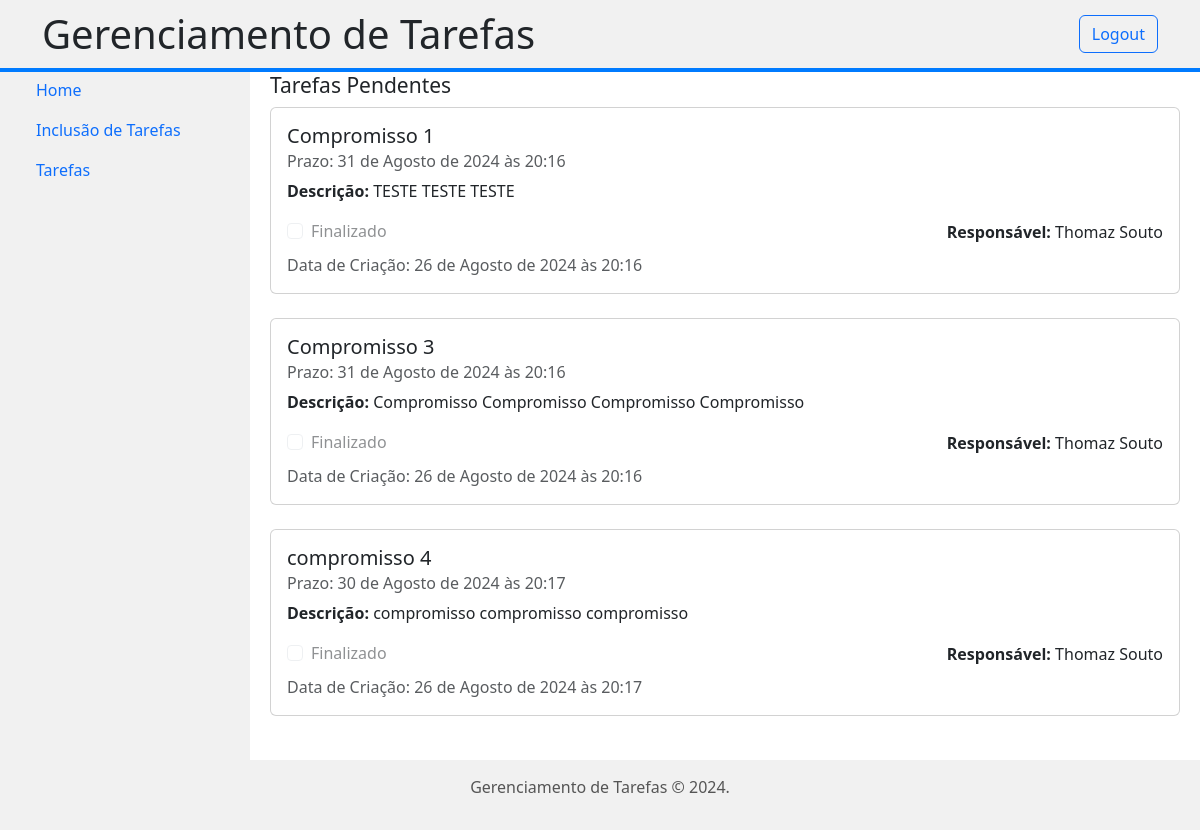
The page /tasks/pendentes/ (signed in) on the database as committed earlier.
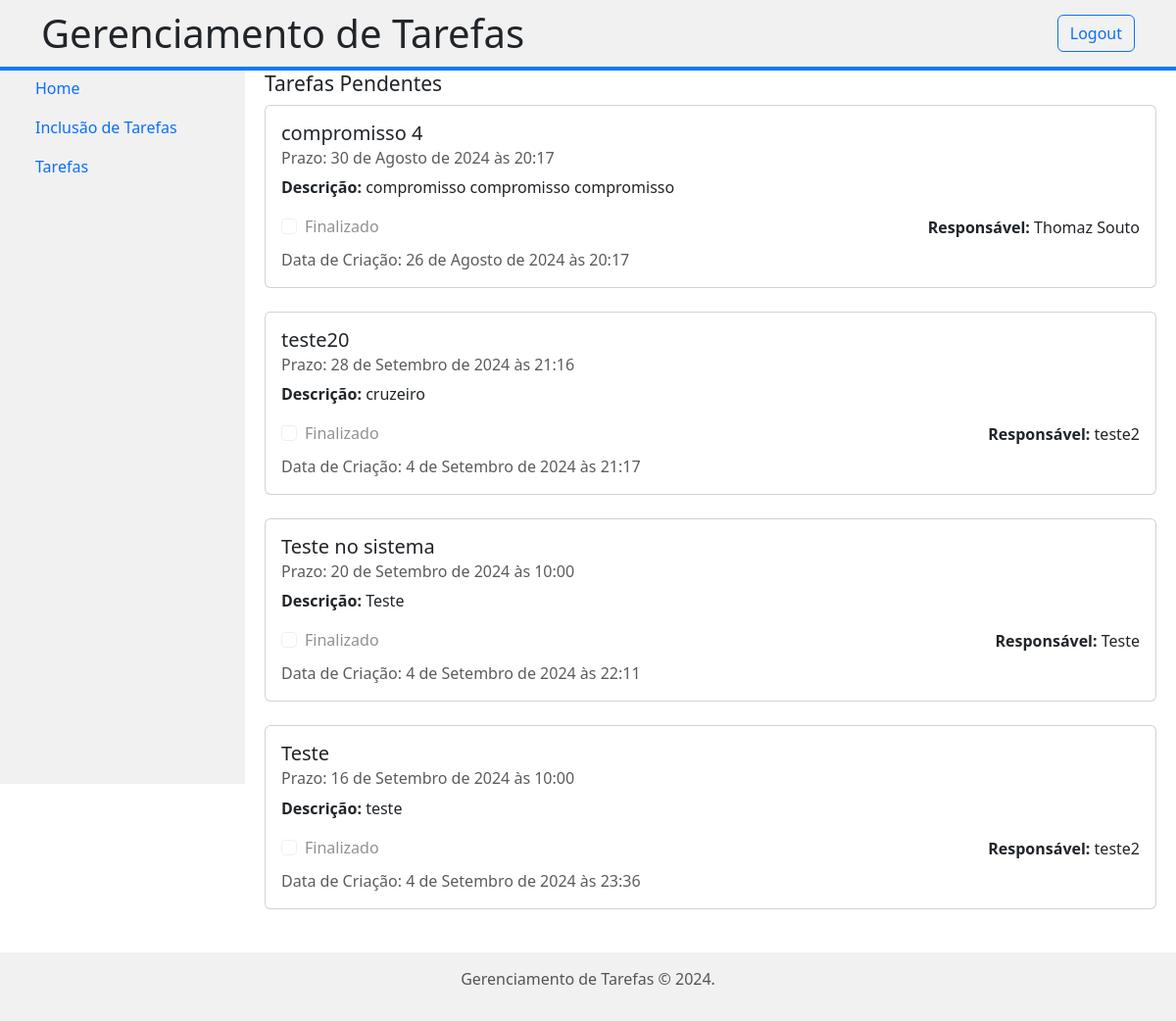
The same page on the database as committed later.
### tasks/models.py (models this page shows, shortened)
class Task(models.Model):
    title = models.CharField(max_length=250)
    description = models.TextField()
    completed = models.BooleanField(default=False)
    created_at = models.DateTimeField(auto_now_add=True)
    due_date = models.DateTimeField()
    user = models.ForeignKey(User, on_delete=models.CASCADE, related_name='tasks')

### tasks/views.py (the view)
# urls.py: path('tasks/pendentes/', views.tasksPend, name='pendentes'),
@login_required
def tasksPend(request):
    tasks = Task.objects.filter(completed=False)
    return render(request, 'tasks/tasksPend.html', {'tasks': tasks})

### tasks/templates/tasks/tasksPend.html
{% extends "base.html" %}
{% load static %}
{% block content %}
<h4><small>Tarefas Pendentes</small></h4>
<div class="row">
    {% for task in tasks %}
    <div class="col-md-12 mb-4">
        <div class="card">
            <div class="card-body">
                <h5 class="card-title">{{ task.title }}</h5>
                <h6 class="card-subtitle mb-2 text-muted">Prazo: {{ task.due_date }}</h6>
                <p class="card-text">
                    <strong>Descrição:</strong> {{ task.description }}
                </p>
                <div class="d-flex align-items-center mb-2">
                    <div class="form-check me-3">
                        <input type="checkbox" class="form-check-input" id="is_active_{{ task.pk }}" name="is_active" disabled {% if task.completed %}checked{% endif %}>
                        <label class="form-check-label" for="is_active_{{ task.pk }}">Finalizado</label>
                    </div>
                    <div class="ms-auto">
                        <p class="mb-0">
                            <strong>Responsável:</strong>
                            {% if task.user.get_full_name %}
                                {{ task.user.get_full_name }}
                            {% else %}
                                {{ task.user.username }}
                            {% endif %}
                        </p>
                    </div>
                </div>
                <p class="text-muted mb-0">Data de Criação: {{ task.created_at }}</p>
            </div>
        </div>
    </div>
    {% empty %}
    <div class="col-md-12">
        <div class="alert alert-info" role="alert">
            Nenhuma tarefa pendente encontrada.
        </div>
    </div>
    {% endfor %}
</div>
{% endblock %}

Rows that differ between the two databases and show on the page:
removed Task: title "Compromisso 1", due_date "31 de Agosto de 2024 às 20:16", description "TESTE TESTE TESTE", user.get_full_name "Thomaz Souto", created_at "26 de Agosto de 2024 às 20:16"
removed Task: title "Compromisso 3", due_date "31 de Agosto de 2024 às 20:16", description "Compromisso Compromisso Compromisso Compromisso", user.get_full_name "Thomaz Souto", created_at "26 de Agosto de 2024 às 20:16"
added Task: title "teste20", due_date "28 de Setembro de 2024 às 21:16", description "cruzeiro", user.username "teste2", created_at "4 de Setembro de 2024 às 21:17"
added Task: title "Teste no sistema", due_date "20 de Setembro de 2024 às 10:00", description "Teste", user.username "Teste", created_at "4 de Setembro de 2024 às 22:11"
added Task: title "Teste", due_date "16 de Setembro de 2024 às 10:00", description "teste", user.username "teste2", created_at "4 de Setembro de 2024 às 23:36"
